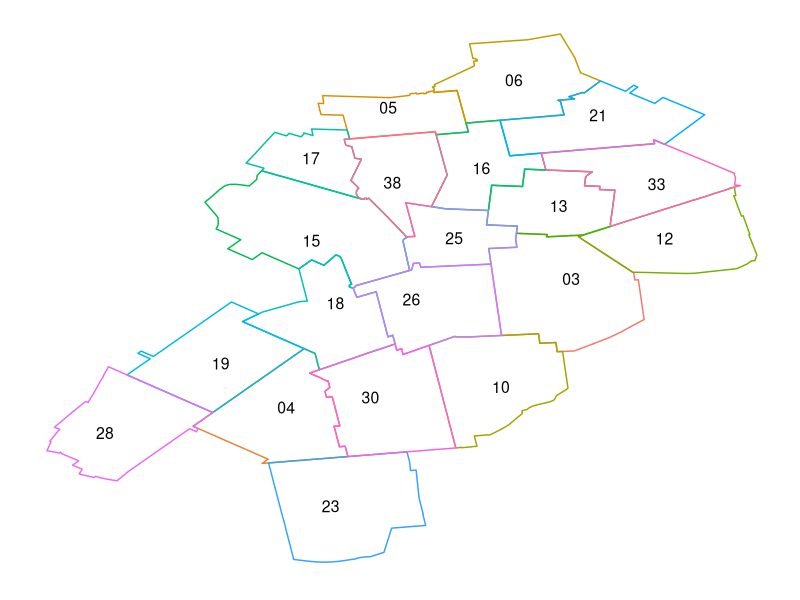

Source code (R): (Note: this script raises an error after producing the figure.)
## ---- chunk 1
options(stringsAsFactors = F)
ds <- read.csv2("PIL-NYC-Dataset.csv", dec = ".")
ao <- read.csv2("PIL-NYC-AreaObjectTotals.csv", dec = ".")
d <- cbind(ds[, names(ds)[-c(1:3)]],
           ao[, names(ao)[-c(1:3)]])
## ---- chunk 2
jlh <- function(col){
  all <- sum(col)
  if(all == max(col) | sum(col) < 4){
    NULL
  }else{
    p <- col/all
      avg <- mean(p)
    (p - avg) * (p / avg)  
  }
}
jlhL <- lapply(d, jlh)
## ---- chunk 3
library(ggplot2)
library(reshape)
library(plyr)
library(gridExtra)
library(stringr)

sh <- read.csv2("PIL-NYC-AreaGeometry.csv")

shD <- ddply(sh[, c("name", "st_astext")], .(name), function(d) {
  text <- as.character(d$st_astext)
  m <- strsplit(substr(text, 16, nchar(text)-3), ",")[[1]]
  df <- data.frame(matrix(as.numeric(do.call(rbind, strsplit(m, " "))), ncol = 2))
  names(df) <- c("lat", "long")
  df
  })

labl <- ddply(shD, .(name), summarize, x = mean(lat), y = mean(long))
labl$name <- substr(labl$name, 4, 5)
#labl$name[labl$name==11218] <- paste0("\n", 11218)
#labl$name[labl$name==11204] <- paste0("\n", 11204)
#labl$name

brooks <- 
  ggplot(data = labl, aes(x = x, y = y, label = name))+
  geom_text(size = I(4))+
  geom_polygon(data = shD,
               fill = NA,
               aes(x = lat,
                   y = long,
                   geom = "polygon",
                   color = factor(name)))+
  theme(axis.line = element_blank(),
        axis.text.x = element_blank(),
        axis.text.y = element_blank(),
        axis.ticks = element_blank(),
        axis.title.x = element_blank(),
        axis.title.y = element_blank(),
        legend.position = "none",
        panel.background = element_blank(),
        panel.border = element_blank(),
        panel.grid.major = element_blank(),
        panel.grid.minor = element_blank(),
        plot.background = element_blank())
## ---- chunk 4
cols <- c(list(zip = substr(ds$name, 4, 5)), jlhL)
p <- as.data.frame(cols[!sapply(cols, is.null)])
tb <- table(sapply(strsplit(names(p), "_"), "[[", 1))

pm <- melt(p, id = "zip")
pm$group <- sapply(strsplit(as.character(pm$variable), "_"), "[[", 1)
pm$group[pm$group %in% names(tb[tb < 5])] <- "other"
labels <- ddply(pm, .(group), summarise, maxVal = max(abs(value)))

inputPanel(
  selectInput("group",
              label = "Group",
              choices = labels[order(-labels$maxVal), "group"],
              selected = "total")
 )

renderPlot({
  grid.arrange(
    arrangeGrob(
    qplot(data = subset(pm, group == input$group),
          x = factor(zip),
          y = variable,
          fill = value,
          geom = "tile",
          color=I("#E6E6E6"))+
      scale_fill_gradient2()+
      xlab("zip code - 112xx")+
      theme(axis.text.x = element_text(angle = 45, hjust = 1)),
    brooks, ncol = 2, widths = c(2, 1)))
    })
## ---- chunk 5
hoods <- ddply(pm, .(zip), summarize, max = max(value))

hs <- hoods[order(-hoods$max), "zip"]
inputPanel(
  selectInput("zip", label = "Zip 112xx",
              choices = hs,
              selected = hs[1])
 )

renderPlot({
   grid.arrange(
     arrangeGrob(
       qplot(data = subset(
         arrange(pm, pm$zip, -pm$value),
         zip == input$zip)[1:10, c("variable", "value")],
         x = reorder(variable, value),
         y = value,
         geom = "bar",
         stat = "identity")+
         coord_flip()+
         xlab("variable"),
       brooks,
       ncol = 2,
       widths = c(2, 1)
       )
     )
})
